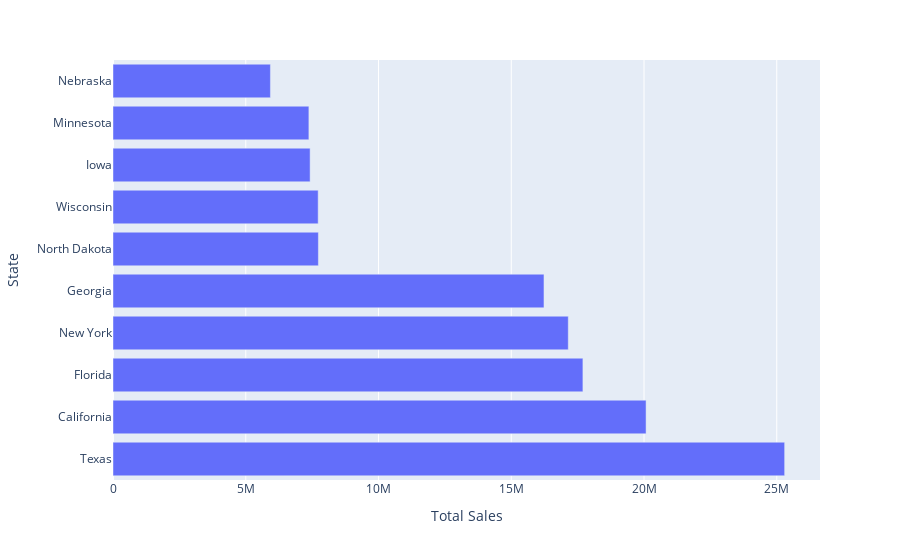

Notebook source saved alongside this figure:
### Markdown cell above
Terdapat 5 states dengan jumlah total sales tertinggi, yang diantaranya adalah:
- Texas 
- California 
- Florida 
- New York 
- Georgia <br>

Dan states dengan jumlah total sales terendah adalah:
- North Dakota
- Wisconsin
- Iowa
- Minnesota
- Nebraska

Berikut tampilan bar chart mengenai States berdasarkan total penjualan

### Code cell
fig = px.bar(topState, x="Total Sales", y="State", orientation='h')
fig.show()

### Figure 1 — Plotly figure (JSON) as saved in the notebook; plotly's stock layout.template omitted (floating-point values rounded to 4 significant figures)
{"data": [{"alignmentgroup": "True", "hovertemplate": "Total Sales=%{x}<br>State=%{y}<extra></extra>", "legendgroup": "", "marker": {"color": "#636efa", "pattern": {"shape": ""}}, "name": "", "offsetgroup": "", "orientation": "h", "showlegend": false, "textposition": "auto", "type": "bar", "x": [25297246, 20077883, 17698714, 17147289, 16232466, 7735580, 7727469, 7424011, 7378068, 5929038], "xaxis": "x", "y": ["Texas", "California", "Florida", "New York", "Georgia", "North Dakota", "Wisconsin", "Iowa", "Minnesota", "Nebraska"], "yaxis": "y"}], "layout": {"barmode": "relative", "legend": {"tracegroupgap": 0}, "margin": {"t": 60}, "xaxis": {"anchor": "y", "domain": [0, 1], "title": {"text": "Total Sales"}}, "yaxis": {"anchor": "x", "domain": [0, 1], "title": {"text": "State"}}}}
